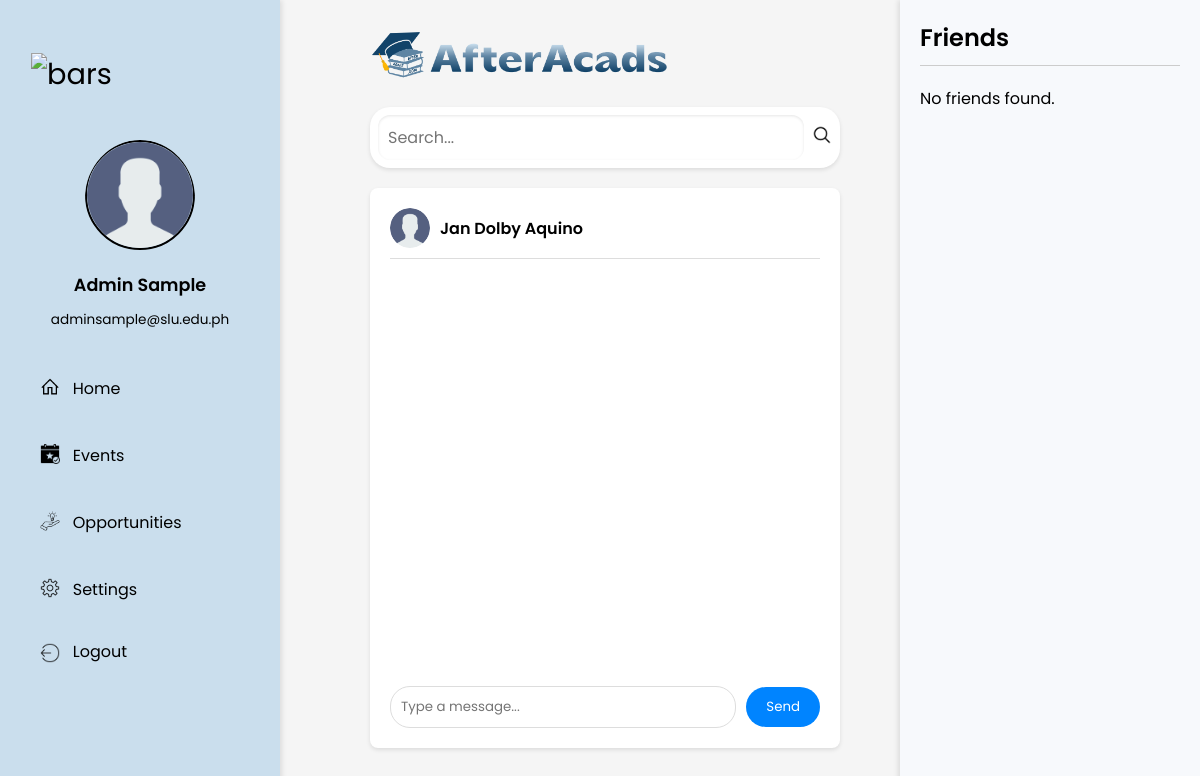
The page /pages/alumni/sendMessagePage.php?chat_with=1 (signed in) on the database its author committed.
### tables this page shows
CREATE TABLE IF NOT EXISTS `users` (
  `id` int NOT NULL AUTO_INCREMENT,
  `first_name` varchar(100) NOT NULL,
  `middle_name` varchar(100) DEFAULT NULL,
  `last_name` varchar(100) NOT NULL,
  `email` varchar(255) NOT NULL,
  `password_hash` varchar(255) NOT NULL,
  `agreed_to_terms` tinyint(1) NOT NULL,
  `created_at` timestamp NOT NULL DEFAULT CURRENT_TIMESTAMP,
  `user_address` text,
  `bio` text,
  `employment_status` enum('Employed','Unemployed','Not Looking For Work','Retired','Studying') DEFAULT 'Unemployed',
  `status` enum('pending','approved','rejected') DEFAULT 'pending',
  `profile_picture` blob,
  `alumni_photo_validation` blob,
  `userType` enum('alumni','admin','manager') NOT NULL DEFAULT 'alumni',
  `batch_id` int DEFAULT NULL,
  `school_id` int DEFAULT NULL,
  `course_id` int DEFAULT NULL,
  `gender` enum('Male','Female','Prefer Not To Say') NOT NULL DEFAULT 'Prefer Not To Say',
  PRIMARY KEY (`id`),
  UNIQUE KEY `email` (`email`),
  KEY `fk_batch` (`batch_id`),
  KEY `fk_users_schools` (`school_id`),
  KEY `fk_users_courses` (`course_id`)
);

### config/alumni/header.php (called while the page is built, shortened)
<?php
function getAuthenticatedUser() {
    include '../../config/general/connection.php';
    $email = $_SESSION['email'];
    $sql = "SELECT u.*, b.batch_number AS batch_number, s.name AS school_name, c.name AS course_name
            FROM users u
            LEFT JOIN batches b ON u.batch_id = b.id
            LEFT JOIN schools s ON u.school_id = s.id
            LEFT JOIN courses c ON u.course_id = c.id
            WHERE u.email = ?";
    $stmt = $conn->prepare($sql);
    $stmt->bind_param("s", $email);
    $stmt->execute();
    $result = $stmt->get_result();
    if ($result->num_rows > 0) {
        return $result->fetch_assoc();
    } else {
        die("User not authenticated. Please log in.");
    }
}
?>

### pages/alumni/sendMessagePage.php (the view, shortened to what this page needs)
<?php
include '../../config/alumni/header.php';
include '../../config/general/connection.php';
$user = getAuthenticatedUser();
$friendsManager = new FriendsManager($conn);
$friends = $friendsManager->getFriends($user['id']);
$user = getAuthenticatedUser();
if (isset($_GET['chat_with']) && !empty($_GET['chat_with'])) {
    $friend_id = intval($_GET['chat_with']);
    $stmt = $conn->prepare("SELECT first_name, last_name, profile_picture FROM users WHERE id = ?");
    $stmt->bind_param("i", $friend_id);
    $stmt->execute();
    $result = $stmt->get_result();
    if ($result->num_rows > 0) {
        $friend = $result->fetch_assoc();
    } else {
        die("Friend not found.");
    }
} else {
    die("No friend selected for messaging.");
}
?>
<!DOCTYPE html>
<html lang="en">
<head>
    <link rel="stylesheet"
        href="https://maxst.icons8.com/vue-static/landings/line-awesome/line-awesome/1.3.0/css/line-awesome.min.css" />
    <link rel="stylesheet" href="../../style/alumni/sendMessage.css" />
    <link rel="stylesheet" href="../../style/alumni/friends-panel.css" />
</head>
<body>
<div class="sidebar">
        <div class="sidebar-brand">
            <div class="brand-flex">
                <div class="brand-icon">
                    <a href="javascript:void(0)" id="sidebarToggle">
                        <span><img src="../../assets/bars1.png" width="24px" alt="bars" /></span>
                    </a>
                </div>
            </div>
        </div>
        <div class="sidebar-content">
            <div class="sidebar-user">
                <a href="../../pages/alumni/viewProfile.php">
                    <img src="../../assets/profileIcon.jpg" alt="Profile Picture" />
                </a>
                <div>
                    <h3>
                        <?php echo htmlspecialchars($user['first_name'] . ' ' . $user['last_name']); ?>
                    </h3>
                    <span>
                        <?php echo htmlspecialchars($user['email']); ?>
                    </span>
                </div>
            </div>
            <div class="sidebar-menu">
            <ul>
          <li><a href="../../pages/alumni/shareExperience.php"><span><img src="../../assets/home1.png" width="20px" alt="Home" /></span>Home</a></li>
          <li><a href="../../pages/alumni/events.php"><span><img src="../../assets/event1.png" width="20px" alt="Events" /></span>Events</a></li>
          <li><a href="../../pages/alumni/opportunities.php"><span><img src="../../assets/opportunities.png" width="20px" alt="Opportunities" /></span>Opportunities</a></li>
          <li><a href="../../pages/alumni/settings.php"><span><img src="../../assets/setting1.png" width="20px" alt="Settings" /></span>Settings</a></li>
          <li>
            <form action="../../config/general/logout.php" method="post" onclick="confirmLogout()" style="margin: 0;">
                <button type="submit" class="logout-button">
                    <span>
                        <img src="../../assets/logout1.png" width="20px" alt="Logout" />
                    </span>Logout
                </button>
            </form>
          </li>
        </ul>
            </div>
        </div>
    </div>
    <div class="main-content">
        <header>
            <a href="../../pages/alumni/shareExperience.php">
                <img src="../../assets/logo.png" alt="logo" class="logo-header" />
            </a>
        </header>
        <main>
            <div class="header-search-bar">
                <input type="text" class="search-input" id="searchInput" placeholder="Search..." />
                <button class="search-button" id="searchButton" aria-label="Search">
                    <span><img src="../../assets/search1.png" width="20px" alt="search" /></span>
                </button>
            </div>
            <div class="message-container" id="messageContainer">
                <div class="chat-header">
                    <?php if (!empty($friend['profile_picture'])): ?>
                        <img
                            alt="User Profile Picture" class="chat-user-icon">
                    <?php else: ?>
                        <img src="../../assets/profileIcon.jpg"
                            alt="Default Avatar" class="chat-user-icon">
                    <?php endif; ?>
                    <span class="chat-username">
                        <?php echo htmlspecialchars($friend['first_name'] . ' ' . $friend['last_name']); ?>
                    </span>
            </div>
                <div class="chat-box" id="chatBox">
                </div>
                <div class="chat-input">
                    <input type="text" id="messageInput" placeholder="Type a message..." class="message-input">
                    <button class="send-button" id="sendButton">Send</button>
                </div>
            </div>
        </main>
    </div>
    <div class="right-panel">
    <h2>Friends</h2>
    <hr class="title-divider">
    <div class="friend-list">
        <?php if (!empty($friends)): ?>
            <?php foreach ($friends as $friend): ?>
                <div class="friend-item">
                    <div class="friend-avatar">
                        <?php if (!empty($friend['profile_picture'])): ?>
                            <img
                                alt="<?php echo htmlspecialchars($friend['first_name']); ?>'s Profile Picture"
                                style="max-width: 50px; border-radius: 50%;">
                        <?php else: ?>
                            <img src="../../assets/profileIcon.jpg"
                                alt="Default Avatar"
                                style="max-width: 50px; border-radius: 50%;">
                        <?php endif; ?>
                    </div>
                    <div class="friend-info">
                        <h4>
                            <a href="viewProfile.php?user_id=<?php echo $friend['id']; ?>">
                                <?php echo htmlspecialchars($friend['first_name'] . ' ' . $friend['last_name']); ?>
                            </a>
                        </h4>
                        <p><?php echo htmlspecialchars($friend['email']); ?></p>
                    </div>
                </div>
            <?php endforeach; ?>
        <?php else: ?>
            <p>No friends found.</p>
        <?php endif; ?>
    </div>
</div>
</body>
</html>

### style/alumni/sendMessage.css (style rules this page uses)
:root { --color-main: #1a202e; --color-light: #f5f5f5; --color-dark: #1a1a1a; --color-accent: #91aec4; --color-sidebar-bg: #cadeed; --color-sidebar-text: #000000; }
* { font-family: "Poppins", sans-serif; box-sizing: border-box; text-decoration: none; list-style-type: none; margin: 0; padding: 0; }
body { font-family: "Poppins", sans-serif; margin: 0; padding: 0; background-color: #f5f5f5; }
.main-content, .right-panel, .sidebar { position: relative; }
.sidebar { width: 280px; position: fixed; left: 0; top: 0; height: 100%; padding: 24px; background: var(--color-sidebar-bg); color: var(--color-sidebar-text); overflow-y: auto; overflow-x: hidden; transition: width 0.3s ease, padding 0.3s ease; z-index: 100; }
.sidebar-brand { height: 100px; display: flex; justify-content: space-between; align-items: center; }
.brand-flex { display: flex; justify-content: space-between; align-items: center; }
.brand-icon a { margin-left: 7px; display: inline-block; text-decoration: none; }
.brand-icon span { font-size: 1.8rem; color: var(--color-sidebar-text); }
.sidebar-content { display: block; }
.sidebar-user { margin: 1rem 0rem; text-align: center; }
.sidebar-user img { width: 110px; height: 110px; border-radius: 50%; border: 2px solid var(--color-sidebar-text); object-fit: cover; }
.sidebar-user h3 { font-size: 1.1rem; font-weight: 600; margin: 0.5rem 0; }
.sidebar-user span { font-size: 0.85rem; color: #000000; }
.sidebar-user a { display: inline-block; border-radius: 50%; overflow: hidden; }
.sidebar-user a img { width: 110px; height: 110px; border-radius: 50%; transition: transform 0.3s ease; }
.sidebar-menu { margin-top: 2rem; }
.sidebar-menu ul { margin-bottom: 1.5rem; padding-left: 0; }
.sidebar-menu li { margin-bottom: 1rem; }
.sidebar-menu li a { color: var(--color-sidebar-text); display: flex; align-items: center; font-size: 1rem; padding: 0.5rem 1rem; transition: background-color 0.3s ease; border-radius: 6px; }
.sidebar-menu li a span { font-size: 1.5rem; margin-right: 0.8rem; }
.sidebar { box-shadow: 2px 0 5px rgba(0, 0, 0, 0.1); }
.sidebar { z-index: 100; }
.logout-button { display: flex; align-items: center; font-size: 1rem; padding: 0.5rem 1rem; color: var(--color-sidebar-text); background: none; border: none; cursor: pointer; border-radius: 6px; width: 100%; text-align: left; transition: background-color 0.3s ease; }
.logout-button span { margin-right: 0.8rem; }
.logout-button img { vertical-align: middle; }
.main-content { margin-left: 320px; margin-right: 350px; padding-left: 50px; padding-right: 10px; transition: margin-left 0.3s ease, margin-right 0.3s ease; }
.logo-header { width: 300px; height: 50px; }
header { margin-top: 30px; position: relative; }
.header-search-bar { display: flex; align-items: center; padding: 8px; background-color: #fff; border-radius: 20px; width: 100%; box-shadow: 0 2px 4px rgba(0, 0, 0, 0.1); margin: 20px 0; }
.search-input { border: none; outline: none; padding: 10px; flex-grow: 1; font-size: 1rem; border-radius: 12px; box-shadow: inset 0 1px 3px rgba(0, 0, 0, 0.1); }
.header-search-bar .search-button { border: none; background: transparent; cursor: pointer; outline: none; padding: 0; margin-left: 8px; }
.message-container { background-color: #fff; border-radius: 8px; box-shadow: 0 2px 4px rgba(0, 0, 0, 0.1); margin-top: 20px; padding: 20px; height: 70vh; display: flex; flex-direction: column; }
.chat-header { display: flex; align-items: center; border-bottom: 1px solid #ddd; padding-bottom: 10px; }
.chat-user-icon { width: 40px; height: 40px; border-radius: 50%; margin-right: 10px; }
.chat-username { font-weight: 600; }
.chat-box { flex-grow: 1; overflow-y: auto; margin-top: 20px; padding-right: 10px; }
.chat-input { display: flex; align-items: center; margin-top: 10px; }
.message-input { flex-grow: 1; padding: 10px; border: 1px solid #ddd; border-radius: 20px; }
.send-button { background-color: #0084ff; border: none; color: white; padding: 10px 20px; margin-left: 10px; border-radius: 20px; cursor: pointer; }

### style/alumni/friends-panel.css (style rules this page uses)
.right-panel { position: fixed; top: 0; right: 0; width: 300px; height: 100%; background-color: #f7f9fc; padding: 20px; box-shadow: -2px 0 5px rgba(0, 0, 0, 0.1); overflow-y: auto; z-index: 100; }
.right-panel h2 { font-size: 1.5rem; font-weight: 600; margin-bottom: 10px; color: #000; }
.right-panel .title-divider { border: 0; height: 1px; background: #ccc; margin: 10px 0 20px 0; }
.friend-list { display: flex; flex-direction: column; gap: 15px; }

### rows shown on the page
users: first_name+last_name "Admin Sample", email "adminsample@slu.edu.ph"
users: first_name+last_name "Jan Dolby Aquino"
